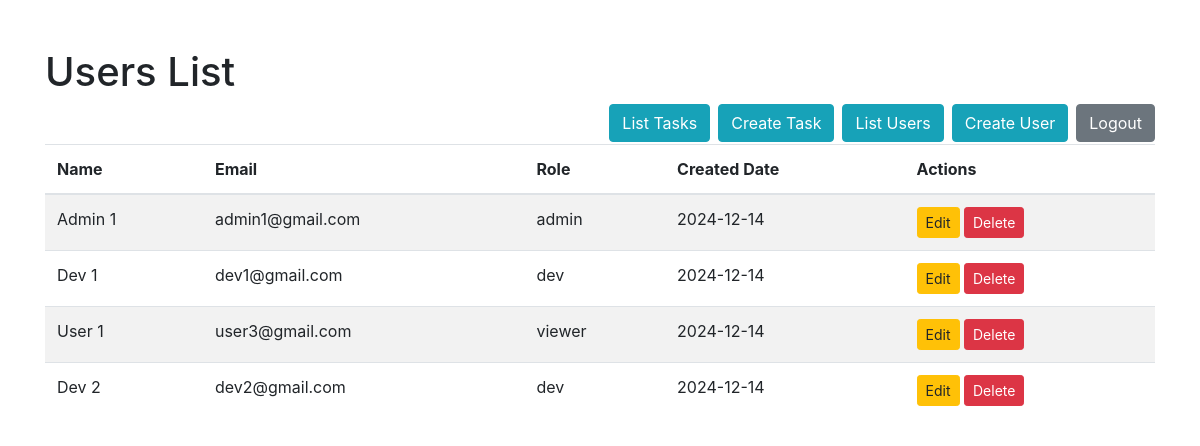
The page /list_users (signed in) on the database its author committed.
### app.py (models this page shows, shortened)
class User(db.Model, UserMixin):
    id = db.Column(db.Integer, primary_key=True)
    name = db.Column(db.String(100), nullable=True)
    email_id = db.Column(db.String(100), nullable=True)
    mobile_number = db.Column(db.String(100), nullable=True)
    designation = db.Column(db.String(100), nullable=True)
    address = db.Column(db.String(100), nullable=True)
    password_hash = db.Column(db.String(128), nullable=True)
    role = db.Column(db.String(20), nullable=True,
                     default='viewer')  # Roles: admin, dev, viewer
    created_date = db.Column(db.Date, nullable=True)
    modified_date = db.Column(db.Date, nullable=True)
    status = db.Column(db.String(20), default='Active')

### app.py (the view)
@app.route('/list_users', methods=['GET'])
@login_required
def list_users():
    filter_status = request.args.get('filter', 'All')
    if current_user.role in ['admin', 'dev']:
        user_query = User.query.filter_by(status='Active').all()
        print(user_query)
        return render_template('user_table.html', users=user_query)
    else:
        if current_user.role != 'admin':
            flash('Permission denied.', 'danger')
            return redirect(url_for('admin_dashboard'))

### app.py (called while the page is built)
@login_manager.user_loader
def load_user(user_id):
    return db.session.get(User, int(user_id))

### templates/user_table.html (shortened to what this page needs)
<!DOCTYPE html>
<html lang="en">
  <head>
    <link
      href="https://stackpath.bootstrapcdn.com/bootstrap/4.5.2/css/bootstrap.min.css"
      rel="stylesheet"
    />
  </head>
  <body>
    <div class="container mt-5">
      <h1>Users List</h1>
      <a href="{{ url_for('logout') }}" class="btn btn-secondary float-right"
        >Logout</a
      >
      {% if current_user.role == 'admin' %}
      <a href="{{ url_for('user_page')}}" class="btn btn-info float-right mr-2"
        >Create User</a
      >
      <a href="{{ url_for('list_users')}}" class="btn btn-info float-right mr-2"
        >List Users</a
      >
      <a href="{{ url_for('task_page') }}" class="btn btn-info float-right mr-2"
        >Create Task</a
      >
      <a
        href="{{ url_for('list_tasks') }}"
        class="btn btn-info float-right mr-2"
        >List Tasks</a
      >
      {% endif %}
      <table class="table table-striped mt-5">
        <thead>
          <tr>
            <th>Name</th>
            <th>Email</th>
            <th>Role</th>
            <th>Created Date</th>
            <th>Actions</th>
          </tr>
        </thead>
        <tbody>
          {% for person in users %}
          <tr>
            <td>{{ person.name }}</td>
            <td>{{ person.email_id }}</td>
            <td>{{ person.role }}</td>
            <td>{{ person.created_date }}</td>
            <td>
              {% if current_user.role in ['admin', 'dev'] %}
              <a
                href="{{ url_for('user_page', id=person.id) }}"
                class="btn btn-sm btn-warning"
                >Edit</a
              >
              <form
                action="{{ url_for('delete_user', user_id=person.id) }}"
                method="post"
                style="display: inline"
              >
                <button class="btn btn-sm btn-danger">Delete</button>
              </form>
              {% endif %}
            </td>
          </tr>
          {% endfor %}
        </tbody>
      </table>
    </div>
  </body>
</html>

### rows shown on the page
User: name "Admin 1", email_id "admin1@gmail.com", role "admin", created_date "2024-12-14"
User: name "Dev 1", email_id "dev1@gmail.com", role "dev", created_date "2024-12-14"
User: name "User 1", email_id "user3@gmail.com", role "viewer", created_date "2024-12-14"
User: name "Dev 2", email_id "dev2@gmail.com", role "dev", created_date "2024-12-14"
